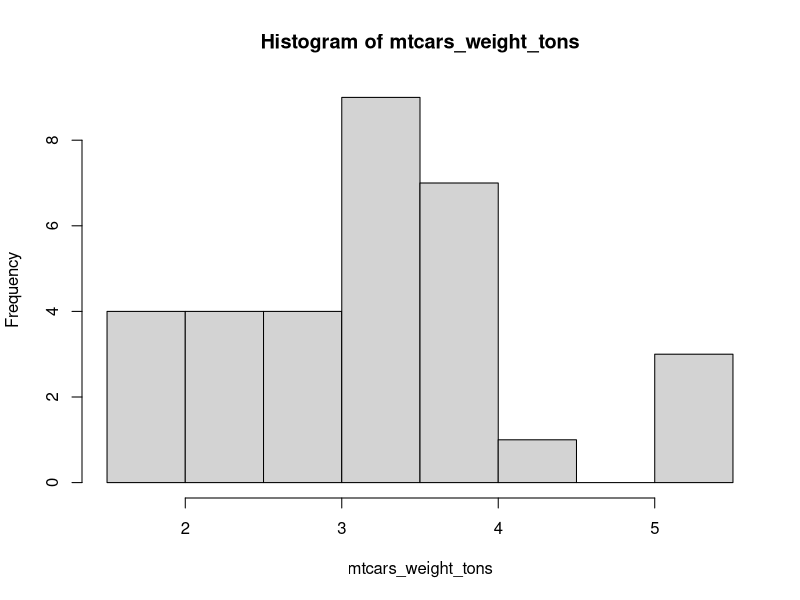
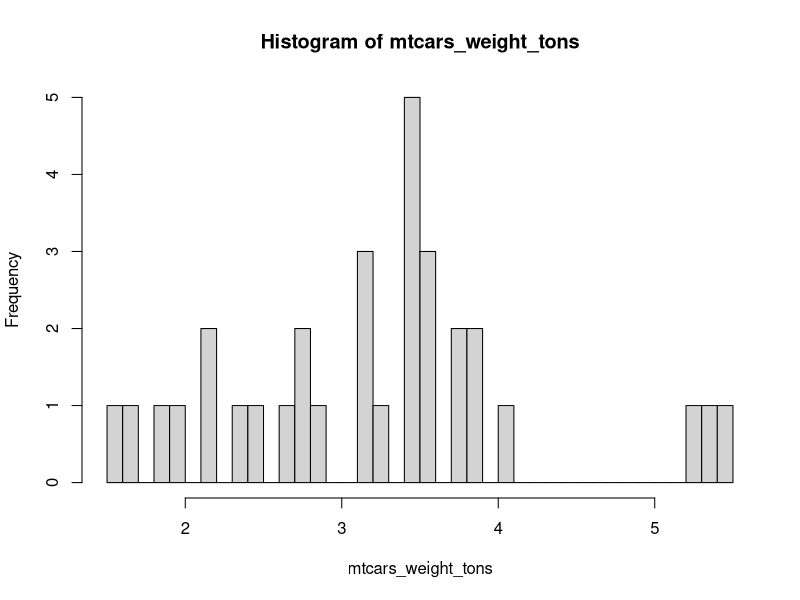

Here is the R script that generated these plots, in order:
## ---- chunk 1
km_to_m <- 1000
## ---- chunk 2
distance_a_to_b_km <- 7.56

distance_a_to_b_m <- distance_a_to_b_km * km_to_m
## ---- chunk 3
# These are numeric variables:
vector_of_numeric_variables <- c(4, 7.642, 9e5, 1/97) # recall, 9e5 = 9*10^5

# Show the output
vector_of_numeric_variables
## ---- chunk 4
# These are character variables:
vector_of_character_variables <- c("This is a character variable", "A second variable", "And another one")

# Show the output
vector_of_character_variables
## ---- chunk 5
numeric_vector_1 <- c(1, 2, 3, 4, 5)
numeric_vector_2 <- c(6:10) # 6:10 generates the values 6, 7, 8, 9, 10

combined_vector <- c(numeric_vector_1, numeric_vector_2)
## ---- chunk 6
character_vector_1 <- c("5", "6", "7")
# Note that the numbers are now in quotation marks!
# They will be treated as characters, not numerics!

combining_numeric_and_character <- c(numeric_vector_1, character_vector_1)
## ---- chunk 7
converted_character_vector_1 <- as.numeric(character_vector_1)

combining_numeric_and_converted_character <- c(numeric_vector_1, converted_character_vector_1)

combining_numeric_and_converted_character
## ---- chunk 8
character_vector_2 <- c("10", "11", "text")
# The value "text", can not be interpreted as a number

as.numeric(character_vector_2)
## ---- chunk 9
str(vector_of_numeric_variables)
## ---- chunk 10
str(vector_of_character_variables)
## ---- chunk 11
str(1:5)
## ---- chunk 12
mtcars_weight_tons <- mtcars$wt 

# note that it is a good idea to include the unit in the variable name
mtcars_weight_tons
## ---- chunk 13
str(mtcars_weight_tons)
## ---- chunk 14
length(mtcars_weight_tons)
## ---- chunk 15
# Mean weight:
mean(mtcars_weight_tons)

# Median weight:
median(mtcars_weight_tons)

# Standard deviation:
sd(mtcars_weight_tons)
## ---- chunk 16
hist(mtcars_weight_tons)
## ---- chunk 17
hist(mtcars_weight_tons, breaks = 30)
## ---- chunk 18
test_indexing_vector <- seq(1, 32, 1) 
# Seq generates a sequence from the first argument (1) to the second argument (32) 
# The size of the steps is given by the third argument

test_indexing_vector
## ---- chunk 19
test_indexing_vector[1]
## ---- chunk 20
test_indexing_vector[c(1, 2)]
## ---- chunk 21
test_indexing_vector[-c(11:32)] # this removes all indexes from 11 to 32
## ---- chunk 22
accuracy_coded <- c(0, 1, 1, 1, 1, -2, 99, 1, 11, 0)
accuracy_coded
## ---- chunk 23
mean(accuracy_coded)
## ---- chunk 24
index_where_accuracy_11 <- which(accuracy_coded == 11)

accuracy_coded[index_where_accuracy_11] <- 1
# or in one line:
# accuracy_coded[which(accuracy_coded == 11)] <- 1

accuracy_coded
## ---- chunk 25
accuracy_coded[-which(accuracy_coded != 0 & accuracy_coded != 1)]
## ---- chunk 26
# Note that now we are not using the - operator
# We want to replace values that are not 0 or 1
accuracy_coded[which(accuracy_coded != 0 & accuracy_coded != 1)] <- NA
## ---- chunk 27
mean(accuracy_coded)
## ---- chunk 28

response_times_ms <- c(
  230.7298, 620.6292, 188.8168, 926.2940, 887.4730,
  868.6299, 834.5548, 875.2154, 239.7057, 667.3095,
  -142.891, 10000, 876.9879
  )
## ---- chunk 29
item_15_responses <- c("1", "3", "2", "1", "2", "none", "4", "1", "3", "2", "1", "1", "none")
## ---- chunk 30
response_values <- c(91, 82, 69, 74, 62, 19, 84, 61, 92, 53)
is_response_valid <- c("yes", "yes", "yes", "yes", "yes",
                       "no", "yes", "yes", "yes", "no")
